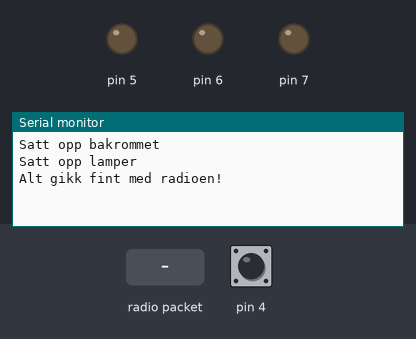
This sketch was run on a simulated Arduino Uno, built with avr-gcc and run on an emulated ATmega328P. On the bench: output pins drawn as LEDs (lit = HIGH), the last lines printed to the serial monitor. The test bench sets the inputs (shaded band); at power-on: pin 4 HIGH. No radio packets arrive unless stated.

Above: at 1.2 s.
1.3 s: pin 4 pulled LOW for 0.15 s
At 2.2 s:
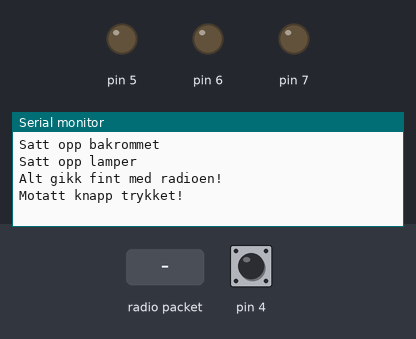
3.0 s: radio packet "1" arrives
At 4.5 s:
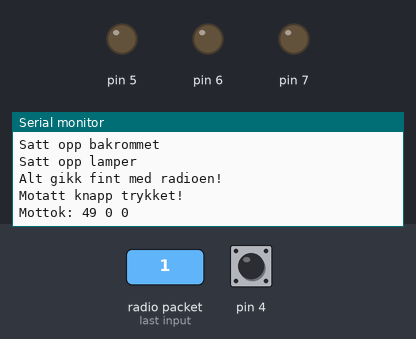

Measured:
- after the input at 1.3 s, the serial monitor: prints a new line after 0.20 s (image 1)
- after the input at 3.0 s, the serial monitor: prints a new line at once (image 2)

The sketch:

BACKROOM.ino
```cpp
//Dette er vanligvis mottakeren, den sitter på bakrommet

//Importerer biblioteket til RF24 komponenten
#include "SPI.h"
#include "RF24.h"
#include "nRF24L01.h"

#define CE_PIN 9
#define CSN_PIN 10

RF24 radio(CE_PIN,CSN_PIN);

//Enum for statusen
enum Status {
  AV,
  PAA
};

enum Lamper {
  HELP,
  BREW,
  DISHES,
  ANTALL
};

struct Bakrom {
  int lamper[ANTALL];
  int motattKnapp;

  RF24& radio;
  byte adresse[6];
};

struct Payload {
  Status statuser[ANTALL];
};

Bakrom bakrommet = {
  {5,6,7}, //lamper
  4, //motatt knapp

  radio,
  "123456" //adresse
};

Payload payload = // lagrer verdiene med av først
{{AV,AV,AV}};

//Enumene må eksistere likt i både mottaker og sender for at logikken skal fungere

void settOppBakrommet() {
  radio.begin();
  radio.setAutoAck(false);
  radio.setDataRate(RF24_250KBPS);
  radio.setPALevel(RF24_PA_LOW);

  radio.openReadingPipe(0, bakrommet.adresse);
  radio.startListening();

  Serial.println("Satt opp bakrommet");
}

void settOppLamper() {
  pinMode(bakrommet.lamper[HELP], OUTPUT);
  pinMode(bakrommet.lamper[BREW], OUTPUT);
  pinMode(bakrommet.lamper[DISHES], OUTPUT);
  pinMode(bakrommet.motattKnapp, INPUT_PULLUP);

  Serial.println("Satt opp lamper");
}

void radioFungerer() {
  if (!radio.isChipConnected()) {
    Serial.println("Radio ikke koblet til...."); //Sjekker om det er noe galt med radioen
    while(1);
  } else {
    Serial.println("Alt gikk fint med radioen!");
  }
}

void lesFraDisk() {
  if (bakrommet.radio.available()) {
    bakrommet.radio.read(&payload, sizeof(payload));

    //Printe output som set slik ut f.eks: Mottok: 0 0 0
    Serial.print("Mottok: ");
    for (int i = 0; i < ANTALL; i++) {
      Serial.print(payload.statuser[i]);
      Serial.print(" ");
    }
    Serial.println();
  }
}

void slaaAvAlleLamper() { //hjelpemetode
  Payload avPayload = {{AV, AV, AV}}; //setter alle lysene til å bli av slik at vi kan bruke den samme metoden

  //bytter statusen til å bli sender
  radio.stopListening();
  radio.openWritingPipe(bakrommet.adresse);
  radio.write(&avPayload, sizeof(avPayload));

  //bytter tilbake til motaker
  radio.openReadingPipe(0, bakrommet.adresse);
  radio.startListening();

  Serial.println("Motatt knapp trykket!");
}

void sendTilDisken() {
  if (digitalRead(bakrommet.motattKnapp) == LOW) { //low pga. pullup

    //debounce
    while (digitalRead(bakrommet.motattKnapp) == LOW) {
      delay(5);
    }
    delay(50);

    slaaAvAlleLamper();
  }
}

void skruPaaLamper(){
  for (int i=0; i < ANTALL; i++) {

      switch (payload.statuser[i]){ //Lyset kan enten være av eller på derfor switch
        case AV: //hvis lyset er av
        digitalWrite(bakrommet.lamper[i],LOW);
        break;

        case PAA: //hvis lyset er på
        digitalWrite(bakrommet.lamper[i],HIGH);
        break;
    }
  }
}

void setup() {
  Serial.begin(115200);

  settOppBakrommet();
  settOppLamper();
  radioFungerer();

}

void loop() {

  lesFraDisk();
  skruPaaLamper();

  sendTilDisken();

}
```
